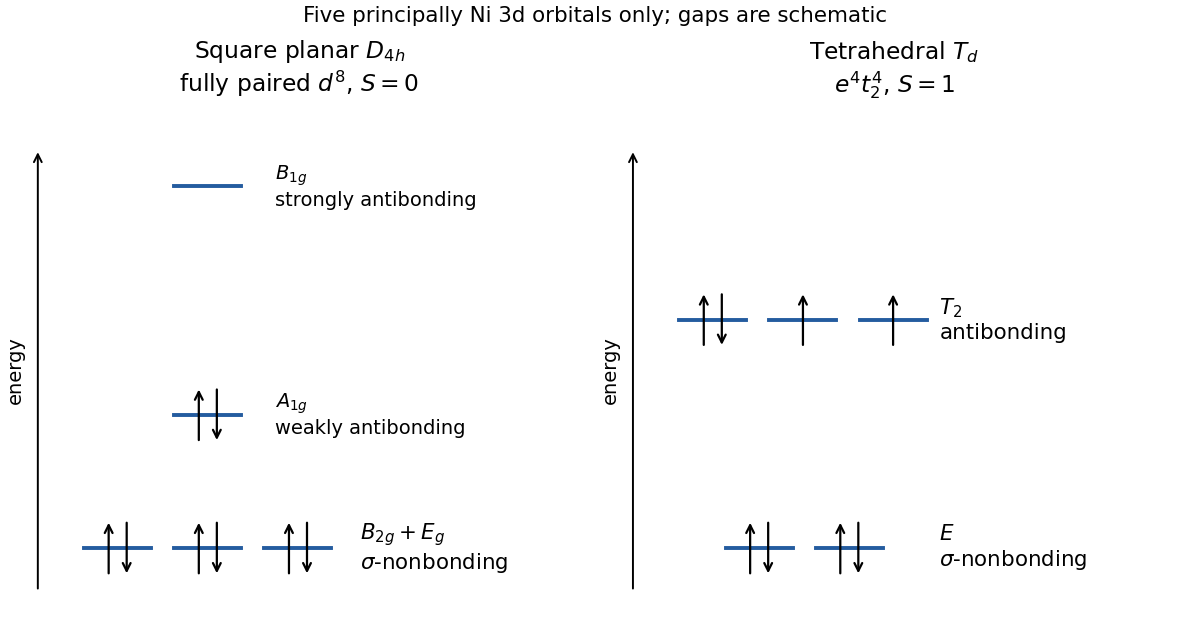

Here is the Python script that generated this plot:
"""Schematic sigma-only, metal-d-derived MO energies and d8 fillings."""
from pathlib import Path
import matplotlib.pyplot as plt

fig, axes = plt.subplots(1, 2, figsize=(8.5, 4.5), layout='constrained')
def level(ax, x, y, occupied):
    ax.plot([x-.13,x+.13], [y,y], lw=2, color='#245c9f')
    for k in range(occupied):
        xx=x+(-.035 if occupied==2 and k==0 else .035 if occupied==2 else 0)
        start,end=(y-.23,y+.23) if k==0 else (y+.23,y-.23)
        ax.annotate('', (xx,end), (xx,start), arrowprops={'arrowstyle':'->','lw':1.15})
for ax in axes:
    ax.set(xlim=(-.7,1.55), ylim=(-.6,3.5));ax.axis('off')
    ax.annotate('', (-.59,3.15), (-.59,-.35), arrowprops={'arrowstyle':'->','lw':1})
    ax.text(-.64,1.4,'energy',rotation=90,ha='right',va='center',fontsize=10)
ax=axes[0]
for x in [-.28,.07,.42]:level(ax,x,0,2)
level(ax,.07,1.05,2);level(ax,.07,2.85,0)
ax.text(.66,0,'$B_{2g}+E_g$\n$\\sigma$-nonbonding',va='center',fontsize=11)
ax.text(.33,1.05,'$A_{1g}$\nweakly antibonding',va='center',fontsize=10)
ax.text(.33,2.85,'$B_{1g}$\nstrongly antibonding',va='center',fontsize=10)
ax.set_title('Square planar $D_{4h}$\nfully paired $d^8$, $S=0$',fontsize=12)
ax=axes[1]
for x in [-.1,.25]:level(ax,x,0,2)
for x,n in zip([-.28,.07,.42],[2,1,1]):level(ax,x,1.8,n)
ax.text(.6,0,'$E$\n$\\sigma$-nonbonding',va='center',fontsize=11)
ax.text(.6,1.8,'$T_2$\nantibonding',va='center',fontsize=11)
ax.set_title('Tetrahedral $T_d$\n$e^4t_2^4$, $S=1$',fontsize=12)
fig.suptitle('Five principally Ni 3d orbitals only; gaps are schematic',fontsize=11)
fig.savefig(Path(__file__).stem+'.png', dpi=140, facecolor='white')
plt.close(fig)
